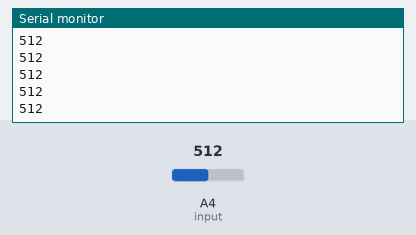
This sketch was run on a simulated Arduino Uno, built with avr-gcc and run on an emulated ATmega328P. On the bench: the last lines printed to the serial monitor. The test bench sets the inputs (shaded band); at power-on: A4 (input) = 512.

Above: at 1.2 s.
1.3 s: A4 (input) set to 716
At 1.8 s:
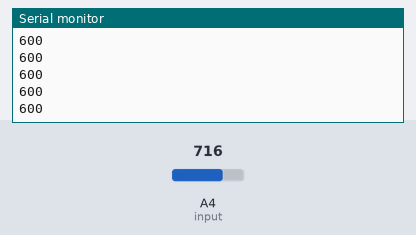
2.8 s: A4 (input) set to 511
At 3.7 s:
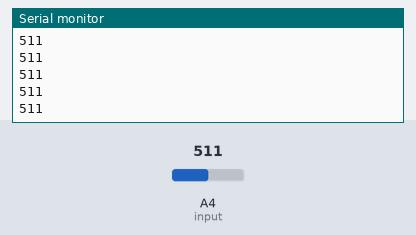
Timing chart, 0 to 5.8 s (numbered marks = the images above; inputs shaded):
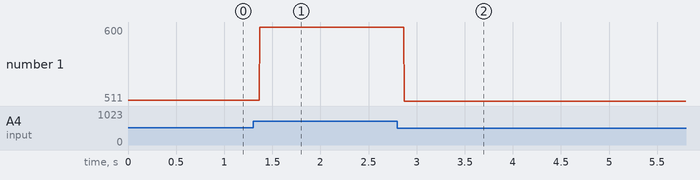

The sketch:

constrain.ino
```cpp
int input = 4;
  int  vvvv;
int potenTiometer;

void setup(){

  pinMode(input,INPUT);
Serial.begin(9600);
}

void loop(){

potenTiometer = analogRead(input);
vvvv = constrain(potenTiometer,500,600);

Serial.println(vvvv);
}
```

Measured:
- after the input at 1.3 s, the serial monitor: prints a new line after 0.07 s (image 1)
- after the input at 2.8 s, the serial monitor: prints a new line after 0.07 s (image 2)
- plotted number 1: 512 → 600 after the input at 1.3 s, 600 → 511 after the input at 2.8 s
